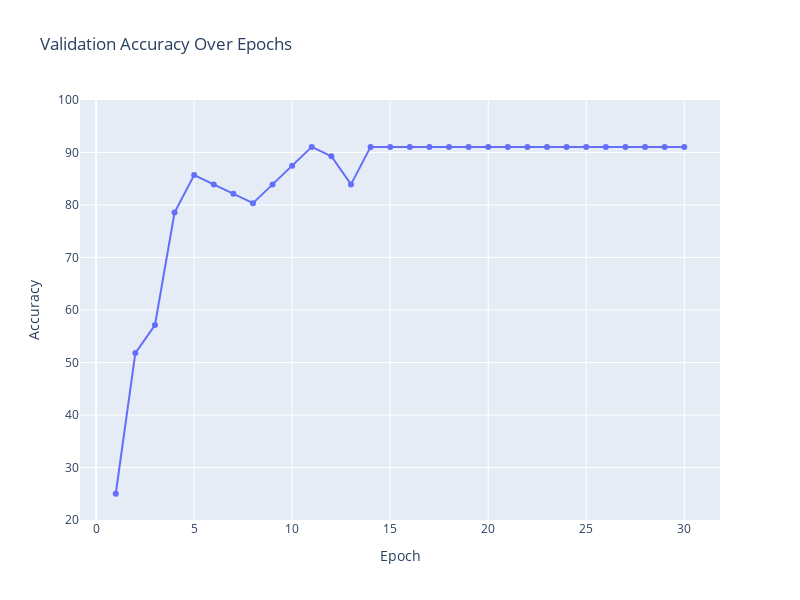
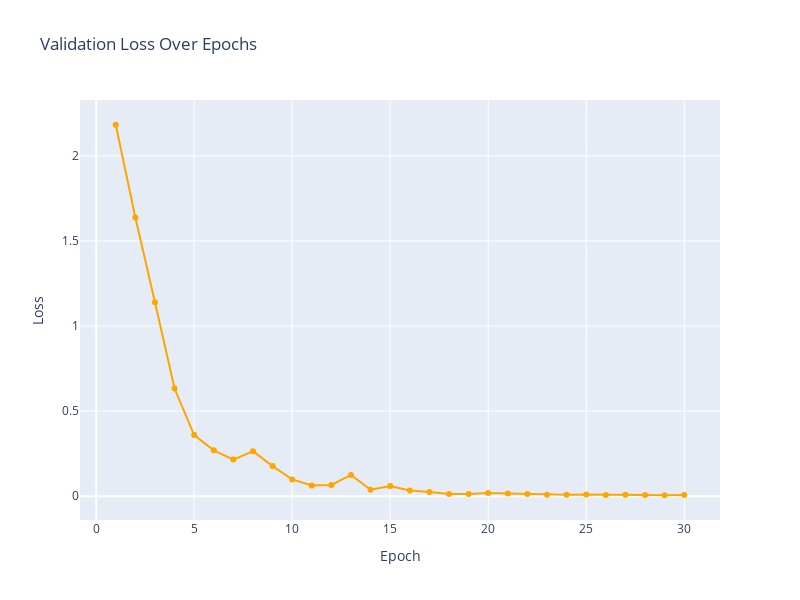

Notebook code for these charts, in order:
### Code cell
epochs = list(range(1, num_epochs + 1))

fig = go.Figure()
fig.add_trace(go.Scatter(x=epochs, y=acuracy_history, mode='lines+markers', name='Validation Accuracy'))
fig.update_layout(
    title='Validation Accuracy Over Epochs',
    xaxis_title='Epoch',
    yaxis_title='Accuracy',
    width=800,
    height=600
)
fig.update_yaxes(range=[20.0, 100.0])

fig.show()

fig = go.Figure()
fig.add_trace(go.Scatter(x=epochs, y=loss_history, mode='lines+markers', name='Validation Loss', line=dict(color='orange')))
fig.update_layout(
    title='Validation Loss Over Epochs',
    xaxis_title='Epoch',
    yaxis_title='Loss',
    width=800,
    height=600
)

fig.show()

### Figure 1 — Plotly figure (JSON) as saved in the notebook; plotly's stock layout.template omitted (floating-point values rounded to 4 significant figures)
{"data": [{"mode": "lines+markers", "name": "Validation Accuracy", "type": "scatter", "x": [1, 2, 3, 4, 5, 6, 7, 8, 9, 10, 11, 12, 13, 14, 15, 16, 17, 18, 19, 20, 21, 22, 23, 24, 25, 26, 27, 28, 29, 30], "y": [25, 51.79, 57.14, 78.57, 85.71, 83.93, 82.14, 80.36, 83.93, 87.5, 91.07, 89.29, 83.93, 91.07, 91.07, 91.07, 91.07, 91.07, 91.07, 91.07, 91.07, 91.07, 91.07, 91.07, 91.07, 91.07, 91.07, 91.07, 91.07, 91.07]}], "layout": {"height": 600, "title": {"text": "Validation Accuracy Over Epochs"}, "width": 800, "xaxis": {"autorange": true, "range": [-0.8237, 31.82], "title": {"text": "Epoch"}, "type": "linear"}, "yaxis": {"range": [20, 100], "title": {"text": "Accuracy"}, "type": "linear"}}}

### Figure 2 — Plotly figure (JSON) as saved in the notebook; plotly's stock layout.template omitted (floating-point values rounded to 4 significant figures)
{"data": [{"line": {"color": "orange"}, "mode": "lines+markers", "name": "Validation Loss", "type": "scatter", "x": [1, 2, 3, 4, 5, 6, 7, 8, 9, 10, 11, 12, 13, 14, 15, 16, 17, 18, 19, 20, 21, 22, 23, 24, 25, 26, 27, 28, 29, 30], "y": [2.182, 1.638, 1.14, 0.6326, 0.3589, 0.2695, 0.2148, 0.2645, 0.1767, 0.09871, 0.06325, 0.06625, 0.1247, 0.03749, 0.05989, 0.03317, 0.02517, 0.01319, 0.01262, 0.0185, 0.01604, 0.01221, 0.008363, 0.007791, 0.009925, 0.007513, 0.008566, 0.006386, 0.005439, 0.007272]}], "layout": {"height": 600, "title": {"text": "Validation Loss Over Epochs"}, "width": 800, "xaxis": {"autorange": true, "range": [-0.8237, 31.82], "title": {"text": "Epoch"}, "type": "linear"}, "yaxis": {"autorange": true, "range": [-0.14, 2.328], "title": {"text": "Loss"}, "type": "linear"}}}
